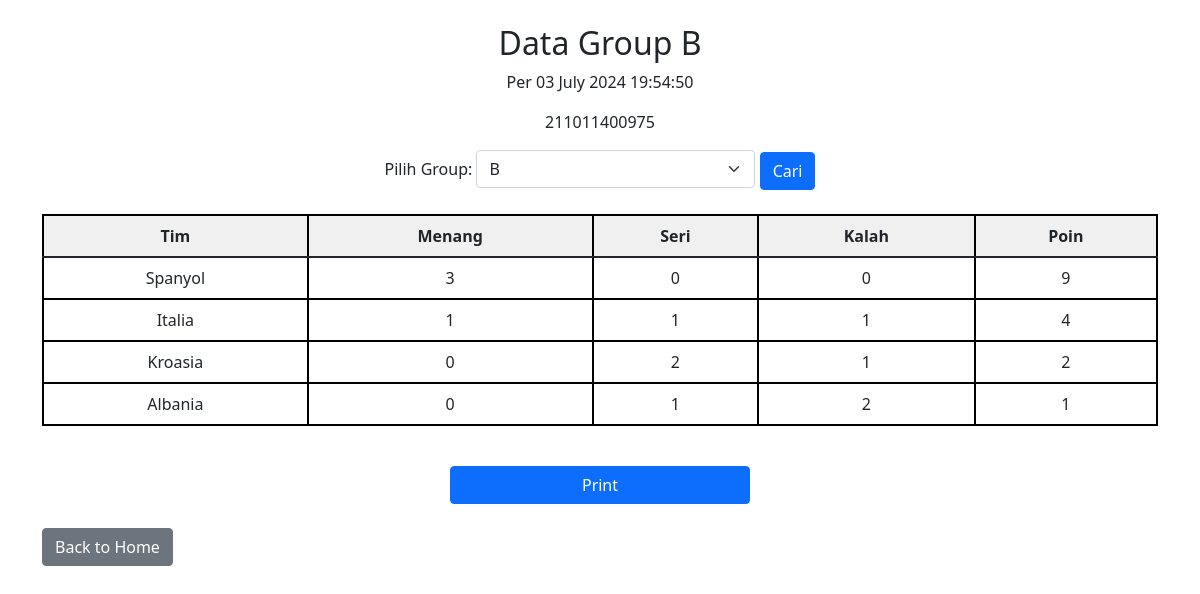
/datagroup.php (signed in), run on the app's committed database.
### tables this page shows
CREATE TABLE `euro2024` (
  `kdeuro` int NOT NULL,
  `groupeuro` varchar(255) NOT NULL,
  `tim` varchar(255) NOT NULL,
  `menang` int NOT NULL,
  `seri` int NOT NULL,
  `kalah` int NOT NULL,
  `poin` int NOT NULL
);

### datagroup.php (the view, shortened to what this page needs)
<?php
require 'config.php';
function tglwktskrng()
{
    return date('d F Y H:i:s');
}
$group = isset($_GET['group']) ? $_GET['group'] : 'B';
?>
<!DOCTYPE html>
<html lang="en">
<head>
    <link href="https://cdn.jsdelivr.net/npm/bootstrap@5.0.2/dist/css/bootstrap.min.css" rel="stylesheet">
</head>
<body>
    <div class="container">
        <h2 class='text-center mt-4'>Data Group <?= htmlspecialchars($group) ?></h2>
        <p class='text-center'>Per <?= tglwktskrng() ?></p>
        <p class='text-center'><?= htmlspecialchars($_SESSION['nim']) ?></p>
        <form method="get" class="text-center mb-4 no-print">
            <label for="group" class="form-label">Pilih Group:</label>
            <select name="group" id="group" class="form-select w-25 d-inline">
                <option value="B" <?= $group == 'B' ? 'selected' : '' ?>>B</option>
            </select>
            <button type="submit" class="btn btn-primary">Cari</button>
        </form>
        <?php
        $stmt = $conn->prepare("SELECT * FROM euro2024 WHERE groupeuro = ?");
        $stmt->bind_param("s", $group);
        $stmt->execute();
        $result = $stmt->get_result();
        if ($result->num_rows > 0) {
            echo "<table class='table  text-center custom-table'>";
            echo "<thead>";
            echo "<tr>
                    <th>Tim</th>
                    <th>Menang</th>
                    <th>Seri</th>
                    <th>Kalah</th>
                    <th>Poin</th>
                  </tr>";
            echo "</thead>";
            echo "<tbody>";
            while ($row = $result->fetch_assoc()) {
                echo "<tr>
                        <td>{$row['tim']}</td>
                        <td>{$row['menang']}</td>
                        <td>{$row['seri']}</td>
                        <td>{$row['kalah']}</td>
                        <td>{$row['poin']}</td>
                      </tr>";
            }
            echo "</tbody>";
            echo "</table>";
        } else {
            echo "<p class='text-center'>Tidak ada data untuk grup $group.</p>";
        }
        ?>
        <div class="text-center">
            <button onclick="window.print()" class="btn btn-primary mt-4 no-print print">Print</button>
        </div>
        <a href="index.php" class="btn btn-secondary mt-4 no-print home">Back to Home</a>
    </div>
</body>
</html>

### datagroup.php (style rules this page uses)
.custom-table { border: 2px solid black; }
.custom-table th, .custom-table td { border: 2px solid black; }
.custom-table th { background-color: #f0f0f0; }
.print { width: 300px; }

### data on the page
euro2024: tim "Spanyol", menang "3", seri "0", kalah "0", poin "9"
euro2024: tim "Italia", menang "1", seri "1", kalah "1", poin "4"
euro2024: tim "Kroasia", menang "0", seri "2", kalah "1", poin "2"
euro2024: tim "Albania", menang "0", seri "1", kalah "2", poin "1"

### other printed values
$group "B"
tglwktskrng() "03 July 2024 19:54:50"
$_SESSION['nim'] "211011400975"
